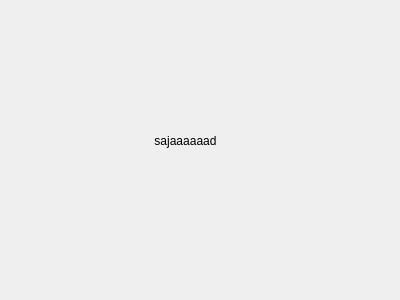
<?xml version="1.0" encoding="UTF-8"?>
<ui version="4.0">
 <class>Form</class>
 <widget class="QWidget" name="Form">
  <property name="geometry">
   <rect>
    <x>0</x>
    <y>0</y>
    <width>400</width>
    <height>300</height>
   </rect>
  </property>
  <property name="windowTitle">
   <string>Form</string>
  </property>
  <widget class="QLabel" name="label">
   <property name="geometry">
    <rect>
     <x>90</x>
     <y>80</y>
     <width>191</width>
     <height>121</height>
    </rect>
   </property>
   <property name="tabletTracking">
    <bool>false</bool>
   </property>
   <property name="text">
    <string>sajaaaaaad</string>
   </property>
   <property name="alignment">
    <set>Qt::AlignCenter</set>
   </property>
  </widget>
 </widget>
 <resources/>
 <connections/>
</ui>
